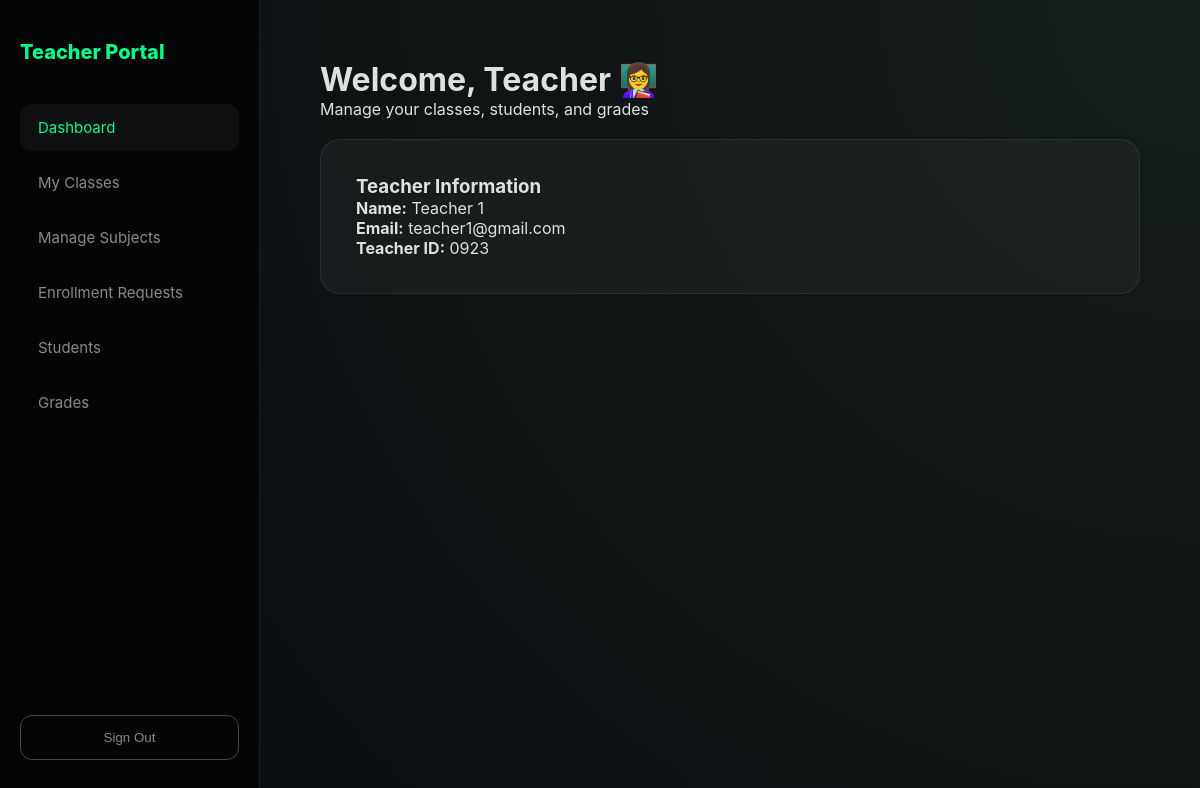
The app's page /tc/index.php (signed in) with its own data.
### tables this page shows
CREATE TABLE `users` (
  `id` int(11) NOT NULL,
  `user_id` varchar(50) DEFAULT NULL,
  `email` varchar(255) NOT NULL,
  `fullname` varchar(100) DEFAULT NULL,
  `gender` varchar(255) NOT NULL,
  `role` enum('student','teacher','osas') DEFAULT NULL,
  `password` varchar(255) DEFAULT NULL,
  `status` enum('Active','Inactive') NOT NULL DEFAULT 'Active'
);

### tc/index.php (the view, shortened to what this page needs)
<?php
include '../config/db.php';
?>
<!DOCTYPE html>
<html lang="en">
<head>
    <link rel="stylesheet" href="/css/style.css">
</head>
<body>
<div class="app-shell">
    <aside class="sidebar">
        <div class="portal-brand">Teacher Portal</div>
        <div class="nav-group">
            <a class="nav-link active" href="index.php">Dashboard</a>
            <a class="nav-link" href="my_class.php">My Classes</a>
            <a class="nav-link" href="subjects.php">Manage Subjects</a>
            <a class="nav-link" href="enrollment_requests.php">Enrollment Requests</a>
            <a class="nav-link" href="students.php">Students</a>
            <a class="nav-link" href="grades.php">Grades</a>
        </div>
        <button class="sign-out-btn" onclick="window.location.href='/assets/logout.php'">Sign Out</button>
    </aside>
    <main class="main-view">
        <div class="container">
            <h1>Welcome, Teacher 👩‍🏫</h1>
            <p class="subtext">
                Manage your classes, students, and grades
            </p>
            <div class="glass-card">
                <h3>Teacher Information</h3>
                <?php
                $teacher_id = $_SESSION['uid'];
                $query = "SELECT u.fullname, u.email, u.user_id FROM users u WHERE u.user_id = '$teacher_id'";
                $result = mysqli_query($conn, $query);
                if($row = mysqli_fetch_array($result)) {
                    echo "<p><strong>Name:</strong> " . htmlspecialchars($row['fullname']) . "</p>";
                    echo "<p><strong>Email:</strong> " . htmlspecialchars($row['email']) . "</p>";
                    echo "<p><strong>Teacher ID:</strong> " . htmlspecialchars($row['user_id']) . "</p>";
                }
                ?>
            </div>
        </div>
    </main>
</div>
</body>
</html>

### css/style.css (style rules this page uses)
:root { --bg-dark: #0b0e11; --card-glass: rgba(255, 255, 255, 0.04); --neon-green: #00ff88; --text-main: #e0e0e0; --sidebar-width: 260px; }
* { box-sizing: border-box; margin: 0; padding: 0; transition: 0.2s ease; }
body { font-family: 'Inter', system-ui, sans-serif; background: var(--bg-dark); color: var(--text-main); height: 100vh; overflow: hidden; }
.app-shell { display: flex; height: 100vh; width: 100vw; }
.sidebar { width: var(--sidebar-width); background: rgba(0, 0, 0, 0.6); backdrop-filter: blur(20px); border-right: 1px solid rgba(255, 255, 255, 0.1); padding: 40px 20px; display: flex; flex-direction: column; flex-shrink: 0; }
.portal-brand { color: var(--neon-green); font-weight: 800; font-size: 20px; margin-bottom: 40px; }
.nav-group { flex-grow: 1; }
.nav-link { color: #888; text-decoration: none; padding: 14px 18px; display: block; border-radius: 12px; margin-bottom: 8px; font-size: 15px; }
.nav-link.active, .nav-link:hover { background: var(--card-glass); color: var(--neon-green); }
.main-view { flex: 1; display: flex; flex-direction: column; overflow-y: auto; background: radial-gradient(circle at top right, #141d1a, #0b0e11); }
.container { padding: 60px; width: 100%; max-width: 1600px; }
.glass-card { background: var(--card-glass); border: 1px solid rgba(255, 255, 255, 0.08); border-radius: 20px; padding: 35px; margin-top: 20px; }
.sign-out-btn { background: transparent; border: 1px solid #444; color: #888; padding: 14px; border-radius: 12px; cursor: pointer; width: 100%; margin-top: auto; }

### records on screen
users: fullname "Teacher 1", email "teacher1@gmail.com", user "0923"
